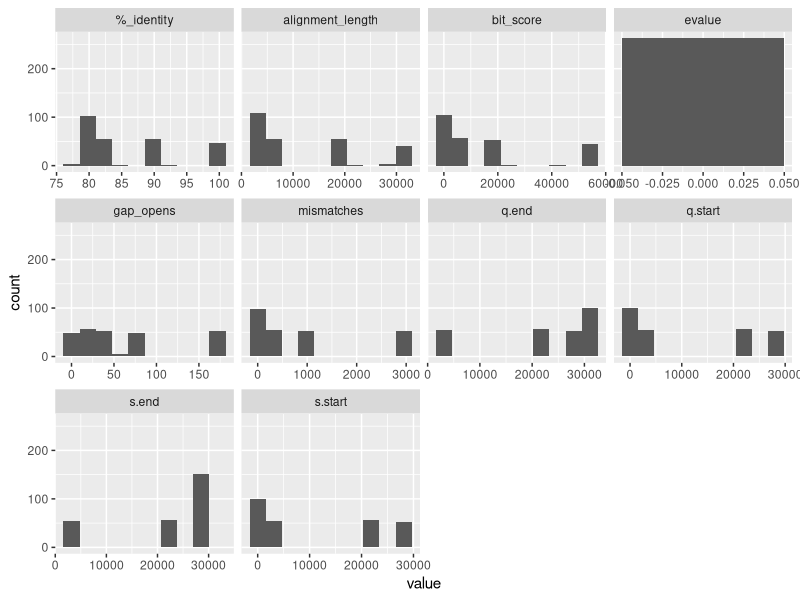
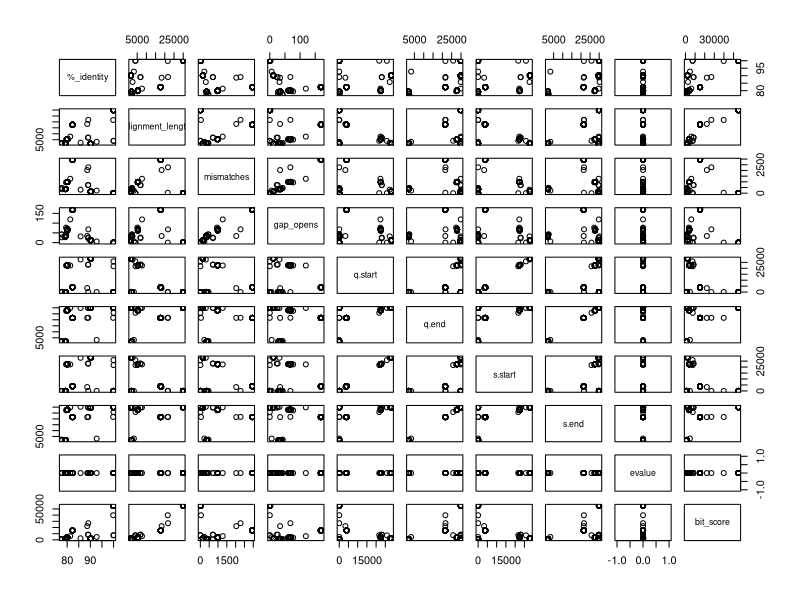
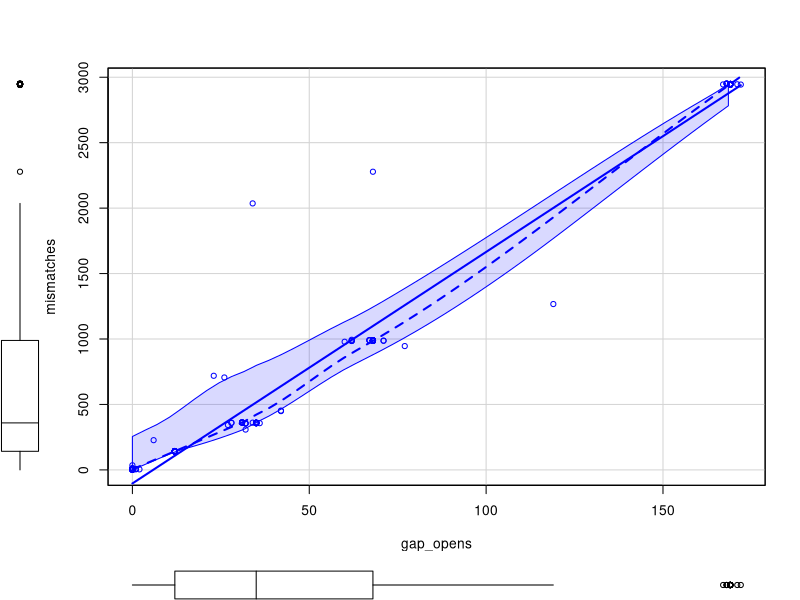
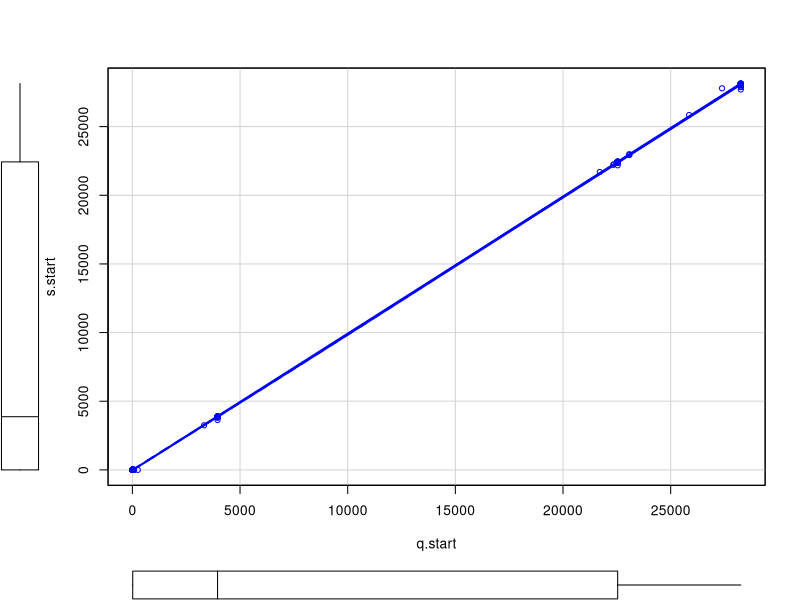
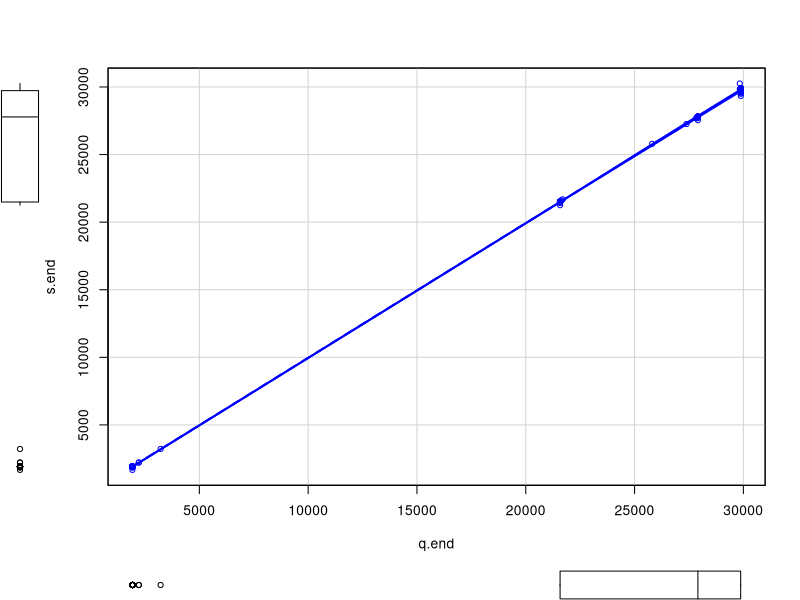

The R source for these figures, in order: (Note: this script raises an error after producing the figures.)
## ---- chunk 1
#Create distribution to check on the missing value
# setwd("~/R Project")
corona <- read.table('MN997409.1-4NY0T82X016-Alignment-HitTable.csv', sep=',')
names(corona) <- c('query_acc.ver', 'subject_acc.ver', '%_identity', 
                   'alignment_length', 'mismatches', 'gap_opens',
                   'q.start', 'q.end', 's.start', 's.end', 'evalue', 'bit_score')
summary(corona)

#Calculate the correlation
corona1 <- corona[, c(3,4,5,6,7,8,9,10,11,12)]
m <- cor(corona1)
# view(m)

# #Plot histogram for each variale
# install.packages("ggplot2")
# install.packages("tidyr")
## ---- chunk 2

# #specify size here
# png("corona_hist_gather.png",height = 1080, width = 1440, res = 180)

#Plot histogram for each variale
# install.packages("ggplot2")
# install.packages("tidyr")
library(ggplot2)
library(tidyr)

# install.packages("repr")

library(repr)

# Change plot size to 8 x 4.5
options(repr.plot.width=8, repr.plot.height=4.5)

corona1 %>% gather() %>% head();
histogram <- ggplot(gather(corona1), aes(value)) + geom_histogram(bins = 10) + facet_wrap(~key, scales = 'free_x')

histogram

# dev.off()

## ---- chunk 3
# Change plot size to 10 x 8
options(repr.plot.width=10, repr.plot.height=8)

#Plot scatter matrix
scatter <- pairs(corona1)

# dev.off()

## ---- chunk 4
#Plot individual scatter 

# install.packages("car") 


options(repr.plot.width=6, repr.plot.height=4.5)

library("car") 

scatterplot(mismatches ~ gap_opens, data = corona) 

scatterplot(s.start ~ q.start, data = corona) 

scatterplot(s.end ~ q.end, data = corona) 

scatterplot(corona$alignment_length ~ corona$bit_score, data = corona) 
## ---- chunk 5
# Generate lower and upper bounds using IQR rule
# Calculate quartile 1 and 3 for all columns
coronaQuantiles <- sapply(corona1, quantile, na.rm = TRUE)
coronaQ1 <- coronaQuantiles[2,]
coronaQ3 <- coronaQuantiles[4,]

# Calculate lower and upper bounds to detect outlier for all columns
coronaIQR <- sapply(corona1, IQR, na.rm = TRUE)
coronaS = 1.5 * coronaIQR
coronaLB = coronaQ1 - coronaS
coronaUB = coronaQ3 + coronaS

# Show lower and upper bounds for all columns
corona.bounds <- data.frame(lower.bound = coronaLB, 
                            upper.bound = coronaUB)
corona.bounds
## ---- chunk 6
# Print columns and number of outliers below the lower bound (IQR rule).
coronaMin <- coronaQuantiles[1,]

for (i in 1:length(coronaLB)) {
    if (coronaLB[[i]] > coronaMin[[i]]) {
        col_name <- names(coronaLB)[i]
        col_LB <- coronaLB[[i]]
        
        corona1belowLB <- corona1[which(corona1[col_name] < col_LB),][col_name]
        print(paste0(col_name, ": ", nrow(corona1belowLB), " of ", nrow(corona1), " records"))
    }
}

# Output:
# [1] "q.end: 54 of 263 records"
# [1] "s.end: 54 of 263 records"
## ---- chunk 7
# Print columns and number of outliers above the upper bound (IQR rule).
coronaMax <- coronaQuantiles[5,]

for (i in 1:length(coronaUB)) {
    if (coronaUB[[i]] < coronaMax[[i]]) {
        col_name <- names(coronaUB)[i]
        col_UB <- coronaUB[[i]] 
        
        corona1aboveLB <- corona1[which(corona1[col_name] > col_UB),][col_name]
        print(paste0(col_name, ": ", nrow(corona1aboveLB), " of ", nrow(corona1), " records"))
    }
}

# Output:
# [1] "mismatches: 54 of 263 records"
# [1] "gap_opens: 53 of 263 records"
# [1] "bit_score: 45 of 263 records"
